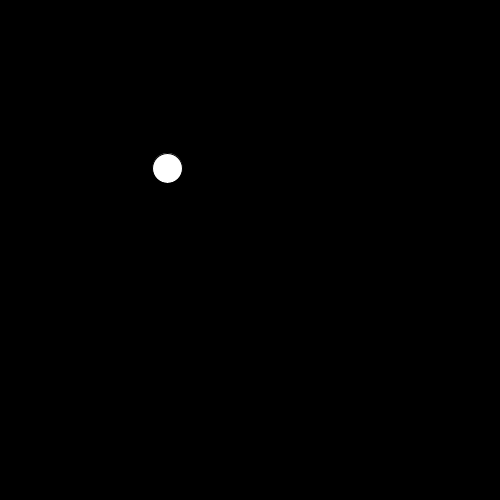
Frame 1 (no input)
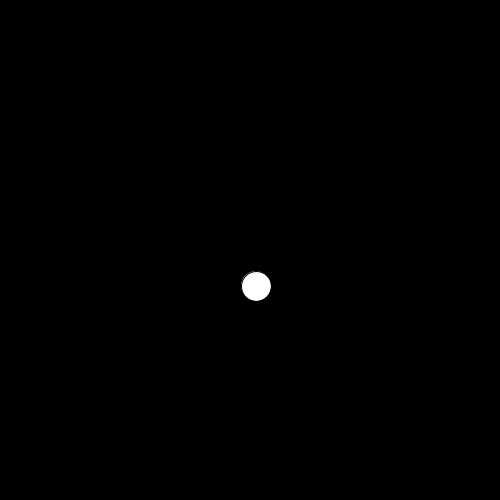
Frame 60 (the mouse pressed at the canvas centre just before this capture)
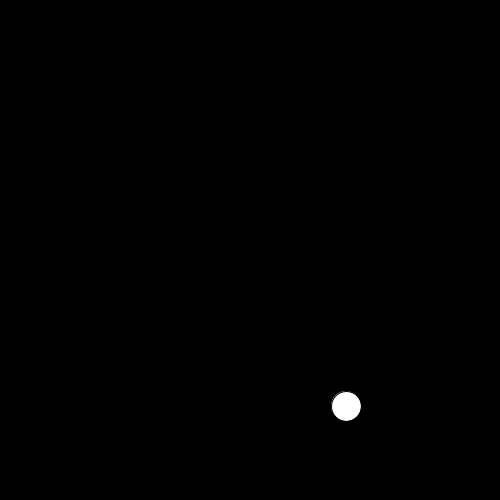
Frame 120 (the mouse held since frame 60 and released just before this capture)

The Processing sketch that drew these frames (run headless with seeded random() and noise(); from frame 60 on, the mouse is pressed at the canvas centre):

// Processing sketch: S04T01_IsidoraGarin2_0
// ── S04T01_IsidoraGarin2_0.pde
// UDD - Expresión Digital II
// S04T01_IsidoraGarín
// Mover un objeto que rebote en los bordes del canvas, con cambio de posición, tamaño y color


float posx; // posición en x
float posy; //posición en y
float velx; //velocidad de x
float vely; //velocidad de y
float dirx; //dirección de x
float diry; //dirección de y
float dia; //diámetro ellipse
float sw; //strokeWeight
int bla; //color blanco
int neg; //color negro
int tur; //color turquesa
int ver; //color verde

void setup () {
  
  size (500, 500); //tamaño del canvas
  
  posx = width/3; //posición en x
  posy = width/3; //posición en y
  velx = 1.5; //velocidad en x de 1,5
  vely = 2; //velocidad en y de 2
  dirx = 1; //dirección en x de 1
  diry = 1; //dirección en y de 1
  dia = 30; //diámetro ellipse de 30
  sw = 4; //strokeWeight de 4
  bla = color (255, 255, 255); //color blanco
  neg = color (0, 0, 0); //color negro
  tur = color (27, 204, 167); //color turquesa
  ver = color (128, 255, 130); //color verde
}

  void draw () {
    
    posx = posx + velx * dirx; //posición de x es igual a la posición de x más la velocidad de x por la dirección de x
    if (posx > width - dia/2) { //si la posición en x es mayor al ancho del canvas menos la mitad del diámetro (al restarle la mitad del diámetro evita que se corte la pelota)...
       dirx = dirx * -1; //dirección de x es igual a la dirección en x multiplicado por -1 (esto permite que la pelota se mueva en sentido contrario
       fill (tur); //cambiar relleno a color turquesa
       stroke (ver);//hacer stroke color verde
       strokeWeight (sw); //strokeWeight de 4
    }
    
    if (posx < 0 + dia/2) { //si la posición en x es menor a 0 más la mitad del diámetro...
       dirx = dirx * -1; //dirección de x es igual a la dirección en x multiplicado por -1 (esto permite que la pelota se mueva en sentido contrario
       fill (ver); //cambiar relleno a color verde
       stroke (bla); //hacer stroke color blanco
       strokeWeight (sw); //strokeWeight de 4
    }
    
    posy = posy + vely * diry;//posición de y es igual a la posición de y más la velocidad de y por la dirección de y
    if (posy > height - dia/2) { //si la posición en y es mayor al alto del canvas menos la mitad del diámetro...
       diry = diry * -1; //dirección de y es igual a la dirección en y multiplicado por -1 (esto permite que la pelota se mueva en sentido contrario
       fill (bla); //cambiar relleno a color blanco
       stroke (tur); //hacer stroke color turquesa
       strokeWeight (sw); //strokeWeight de 4
    }
    
    if (posy < 0 + dia/2) { //si la posición en y es menor a 0 más la mitad del diámetro...
       diry = diry * -1; //dirección de y es igual a la dirección en y multiplicado por -1 (esto permite que la pelota se mueva en sentido contrario
       fill (bla); //cambiar relleno a color blanco
       stroke (tur); //hacer stroke color turquesa
       strokeWeight (sw); //strokeWeight de 4
    }
    
    background (neg); //fondo negro; se pone acá para mantener siempre el fondo negro, con las condiciones genera "estelas" de los colores
    ellipse (posx, posy, dia, dia); //posición de ellipse en posx y posy, tamaño dependiendo del random de la escala
}
